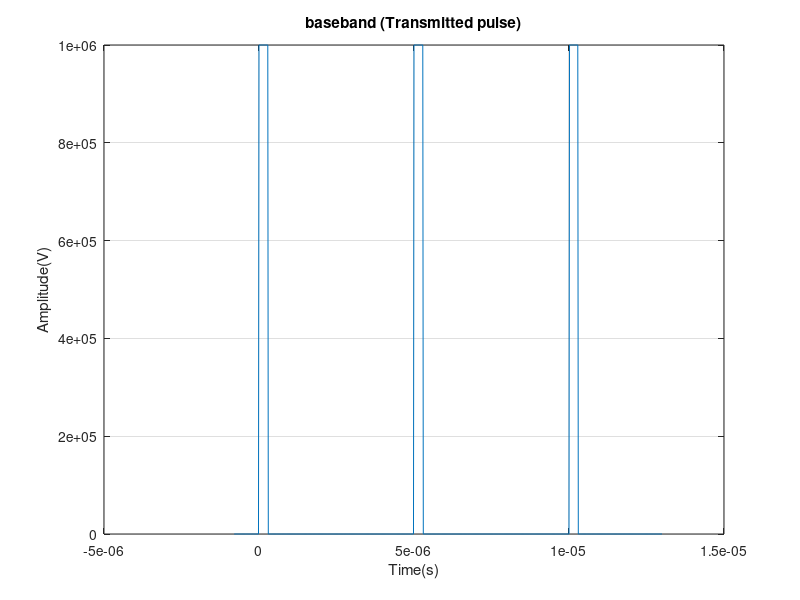
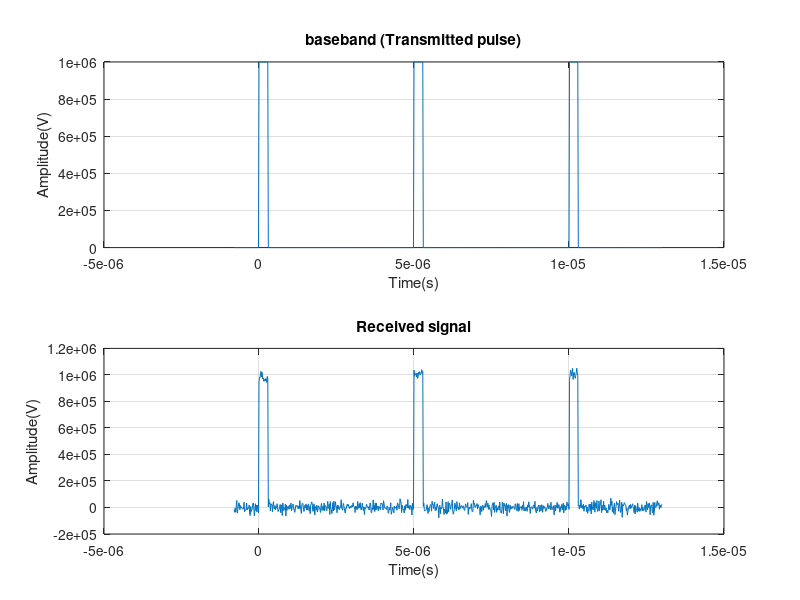

MATLAB code for these plots, in order: (Note: this script raises an error after producing the figures.)
clear all;close all;clc
%Task 1 Plot the transmitted pulse
fs= 60e6;%sampling frequency
ts=1/fs;%time sampling
t=-8e-7:ts:1.3e-5;% domain of time
amp=1e6;%calculatd from power
pulseWidth=3e-7;
transForumla=@(t) [((t>=0)&(t<3e-7)).*(amp) + ((t>=5e-6)&(t<5.3e-6)).*(amp)+ ((t>=1e-5)&(t<1.03e-5)).*(amp)];
transmittedSignal=transForumla(t);
figure('NumberTitle','Off','Name','Task 1');
plot(t,transmittedSignal);xlabel('Time(s)'); ylabel('Amplitude(V)');
title('baseband (Transmitted pulse)');
grid on;


%Task 3
figure('NumberTitle','Off','Name','Task 3');
%transmitted signal
subplot(2,1,1)
plot(t,transmittedSignal);xlabel('Time(s)'); ylabel('Amplitude(V)');title('baseband (Transmitted pulse)');
grid on
%recieved signal
subplot(2,1,2)
receievedSignal = awgn(transmittedSignal,20,'measured');
plot(t,receievedSignal);xlabel('Time(s)'); ylabel('Amplitude(V)');title('Received signal');
grid on

c=3e8;%speed of light
deltaT=4.20522e-7;%from graphs
RT3=3e8*deltaT/2;%R in task 3
disp("Task 3: The total time taken by pulse is"+deltaT+" sec, And the distance is: "+RT3);

%Task 4
figure('NumberTitle','Off','Name','Task 4');
tOnePulse=-8e-7:ts:5e-6;%time vector that will hold only one signal
%transmitted signal
xOnePulseFormula=@(t) [((t>=0)&(t<3e-7)).*(amp)];
xOnePulseTransmitted=xOnePulseFormula(tOnePulse);
subplot(3,1,1);
plot(tOnePulse,xOnePulseTransmitted);xlabel('Time(s)'); ylabel('Amplitude(V)');title('Transmitted pulse');
grid on
%Recieved signal
xOnePulseReceieved=awgn(xOnePulseFormula(tOnePulse-deltaT),5,'measured');
subplot(3,1,2);
plot(tOnePulse,xOnePulseReceieved);xlabel('Time(s)'); ylabel('Amplitude(V)');title('Received pulse');
grid on
%Correlation
[cor,lag]= xcorr(xOnePulseReceieved,xOnePulseTransmitted);
subplot(3,1,3);
plot(lag*ts, cor);xlabel('Time(s)'); ylabel('Amplitude(V)');title('Correlation');
grid on
%Calculations:
[valMax, inxMax]=max(cor);
deltaTT4 = lag(inxMax)*ts;
RT4=c*deltaT/2;%R in task 3
disp("Task 4: The total time taken by pulse is"+deltaTT4+" sec, And the distance is: "+RT4);


%Task 5
figure('NumberTitle','Off','Name','Task 5');
tMul=-8e-7:ts:2.5e-5;%time vector that will hold five pulses in task 5
xMulPulseFormula=@(t) [((t>=0)&(t<3e-7)).*(1.5e6) + ((t>=5e-6)&(t<5.3e-6)).*(1.5e6)  + ((t>=1e-5)&(t<1.03e-5)).*(1.5e6) + ((t>=1.5e-5)&(t<1.53e-5)).*(1.5e6)+ ((t>=2e-5)&(t<2.03e-5)).*(1.5e6) ];
xMulTransmitted=xMulPulseFormula(tMul);
xMulReceived=awgn(xMulPulseFormula(tMul-deltaT),5,'measured');
subplot(4,1,1);
plot(tMul,xMulTransmitted);xlabel('Time(s)'); ylabel('Amplitude(V)');title('Transmitted pulse');
grid on
%received
subplot(4,1,2);
plot(tMul,xMulReceived);xlabel('Time(s)'); ylabel('Amplitude(V)');title('Received pulse');
grid on
%correlation
[cor5,lag5]= xcorr(xMulReceived,xMulTransmitted);
subplot(4,1,3);
plot(lag5*ts, cor5);xlabel('Time(s)'); ylabel('Amplitude(V)');title('Correlation');
grid on
%average
repetitionFrequancy=0.2e6;
forinterval = fs/repetitionFrequancy;
interval1 = cor5(1 :forinterval+1);
interval2 = cor5(forinterval+1   :2*forinterval+1);
interval3 = cor5(2*forinterval+1 :3*forinterval+1);
interval4 = cor5(3*forinterval+1 :4*forinterval+1);
interval5 = cor5(4*forinterval+1 :5*forinterval+1);
interval6 = cor5(5*forinterval+1   :6*forinterval+1);
interval7 = cor5(6*forinterval+1 :7*forinterval+1);
interval8 = cor5(7*forinterval+1 :8*forinterval+1);
interval9 = cor5(8*forinterval+1 :9*forinterval+1);

time = 0: 1/fs : 1/repetitionFrequancy;
average = (interval1 +interval2 +interval3 +interval4 +interval5+interval6 +interval7 +interval8 +interval9 )./5;
subplot(4 ,1 ,4 );
plot(time,average);
grid on

[valueMax,indexMax]=max(cor5);
timeVector=lag5*ts;
diffTime=timeVector(indexMax);
RT5=c*diffTime/2;
disp("Task 5: The total time taken by pulse is"+diffTime+" sec, And the distance is: "+RT5);


%bonus
figure('NumberTitle','Off','Name','Bonus Task');
subplot(2,1,1);
grid on

L1=animatedline('Color','b');

subplot(2,1,2);

L2=animatedline('Color','b');

for k=1:length(t)

    addpoints(L1,t(k),transmittedSignal(k));
    drawnow

    addpoints(L2,t(k),receievedSignal(k))
    drawnow

end
